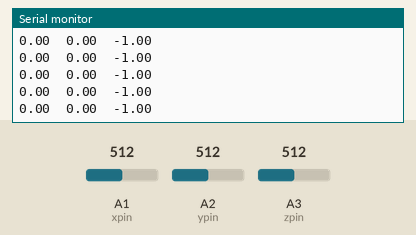
The sketch below on a simulated Arduino Uno, built with avr-gcc and run on an emulated ATmega328P. On the bench: the last lines printed to the serial monitor. The inputs (shaded band) are chosen by the test bench; at power-on: A1 (xpin) = 512, A2 (ypin) = 512, A3 (zpin) = 512.

Above: at 1.2 s.
1.3 s: A1 (xpin) set to 716
At 1.35 s:
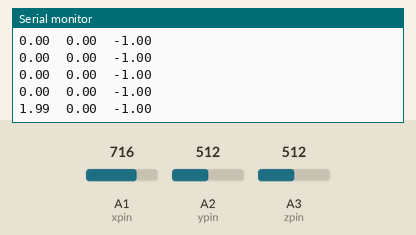
2.8 s: A2 (ypin) set to 716
At 2.8 s:
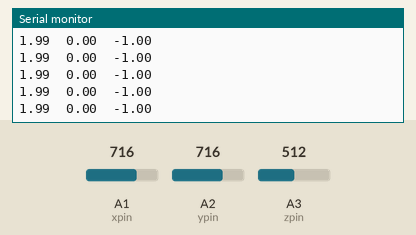
4.3 s: A3 (zpin) set to 716
At 4.3 s:
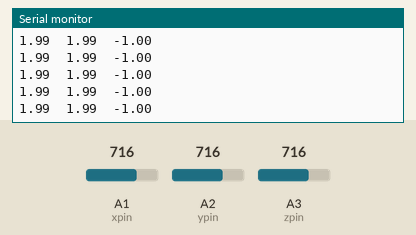
5.8 s: A1 (xpin) set to 900
At 5.85 s:
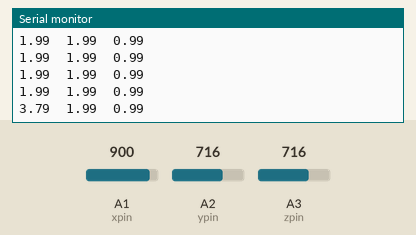
7.3 s: A2 (ypin) set to 900
At 7.35 s:
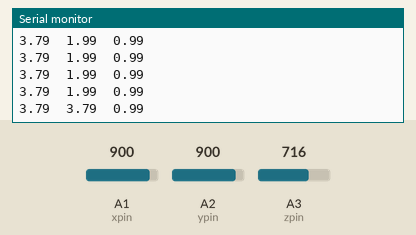
8.8 s: A3 (zpin) set to 900
At 8.85 s:
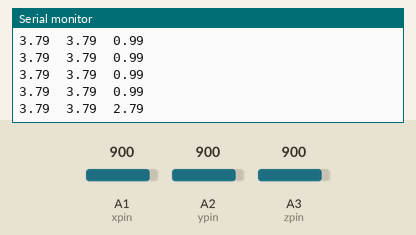
Timing chart, 0 to 11.3 s (numbered marks = the images above; inputs shaded):
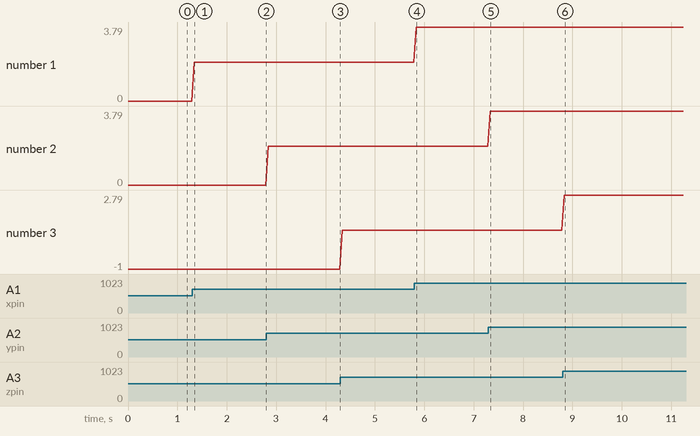

The sketch:

Accel_Code.ino
```cpp
// these constants describe the pins. They won't change:
const int xpin = A1;                  // x-axis of the accelerometer
const int ypin = A2;                  // y-axis
const int zpin = A3;                  // z-axis (only on 3-axis models)
//
int sampleDelay = 50;   //number of milliseconds between readings
void setup()
{
 // initialize the serial communications:
 Serial.begin(9600);
 //
 //Make sure the analog-to-digital converter takes its reference voltage from
 // the AREF pin
 pinMode(xpin, INPUT);
 pinMode(ypin, INPUT);
 pinMode(zpin, INPUT);
}
void loop()
{
 int x = analogRead(xpin);
 //
 //add a small delay between pin readings.  I read that you should
 //do this but haven't tested the importance
   delay(1);
 //
 int y = analogRead(ypin);
 //
 //add a small delay between pin readings.  I read that you should
 //do this but haven't tested the importance
   delay(1);
 //
 int z = analogRead(zpin);
 //
 //zero_G is the reading we expect from the sensor when it detects
 //no acceleration.  Subtract this value from the sensor reading to
 //get a shifted sensor reading.
 float zero_G =512;
 //
 //scale is the number of units we expect the sensor reading to
 //change when the acceleration along an axis changes by 1G.
 //Divide the shifted sensor reading by scale to get acceleration in Gs.
 float scale =102.3;
 //
// Serial.print(x);
 Serial.print(((float)x - zero_G)/scale);
 Serial.print("\t");
 //
// Serial.print(y);
 Serial.print(((float)y - zero_G)/scale);
 Serial.print("\t");
// Serial.print(z);
 Serial.print(((float)z - zero_G)/scale-1);
 Serial.print("\n");
 //
 // delay before next reading:
 delay(sampleDelay);
}
```

Measured:
- after the input at 1.3 s, the serial monitor: prints a new line at once (image 1)
- after the input at 5.8 s, the serial monitor: prints a new line at once (image 4)
- after the input at 7.3 s, the serial monitor: prints a new line at once (image 5)
- after the input at 8.8 s, the serial monitor: prints a new line at once (image 6)
- plotted number 1: 0 → 1.99 after the input at 1.3 s, 1.99 → 3.79 after the input at 5.8 s
- plotted number 3: -1 → 0.99 after the input at 4.3 s, 0.99 → 2.79 after the input at 8.8 s
